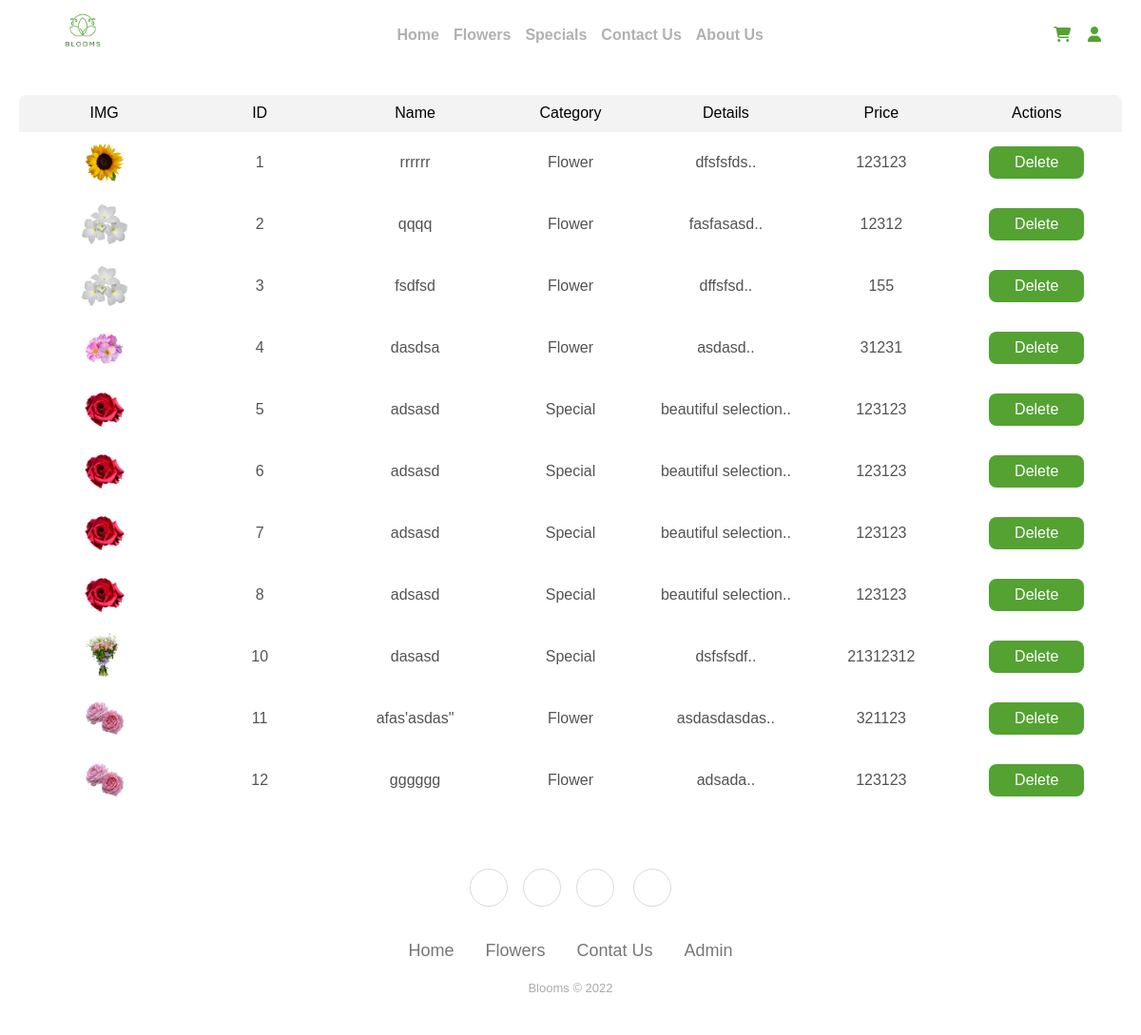
The page /AllProducts.php on the database its author committed.
### tables this page shows
CREATE TABLE `item` (
  `ID` int(11) NOT NULL,
  `CAT` varchar(255) NOT NULL,
  `NAME` varchar(255) NOT NULL,
  `PRICE` int(11) NOT NULL,
  `IMG` varchar(255) NOT NULL,
  `DES` varchar(255) NOT NULL
);

### AllProducts.php (the view, shortened to what this page needs)
<!DOCTYPE html>
<html lang="en">
<head>
  <link rel="stylesheet" href="./CSS/AllProducts.css">
  <link rel="stylesheet" href="https://cdn.jsdelivr.net/npm/bootstrap@5.2.3/dist/css/bootstrap.min.css">
  <link rel="stylesheet" href="https://cdnjs.cloudflare.com/ajax/libs/font-awesome/6.2.1/css/all.min.css">
  <link rel="stylesheet" href="https://cdnjs.cloudflare.com/ajax/libs/ionicons/2.0.1/css/ionicons.min.css">
</head>
<body>
  <?php include './Components/Header.php';
  include 'Config.php';
  $select = mysqli_query($conn, "SELECT * FROM item ");
  ?>
  <table>
    <thead>
      <tr>
        <th class="first">IMG</th>
        <th class="first">ID</th>
        <th class="second">Name</th>
        <th class="third">Category</th>
        <th class="fourth">Details</th>
        <th class="fifth">Price</th>
        <th class="fifth">Actions</th>
      </tr>
    </thead>
    <tbody>
      <?php while ($row = mysqli_fetch_assoc($select)) { ?>
        <tr>
          <td class="first"><?php echo "<img src='./uploaded_img/{$row['IMG']}' width='50'>" ?></td>
          <td class="second"><?php echo $row['ID']; ?></td>
          <td class="third"><?php echo $row['NAME']; ?></td>
          <td class="third"><?php echo $row['CAT']; ?></td>
          <td class="fifth"><?php echo substr($row['DES'], 0, 20); ?>..</td>
          <td class="fourth"><?php echo $row['PRICE']; ?></td>
          <td class="fourth">
            <form method="post">
              <input type="submit" class="btn-delete" value="Delete" >
            </form>
          </td>
        </tr>
      <?php } ?>
    </tbody>
  </table>
  <?php include './Components/Footer.php'; ?>
</body>
</html>

### CSS/AllProducts.css (style rules this page uses)
* { margin: 0; padding: 0; box-sizing: border-box; font-family: 'Oswald', sans-serif; font-weight: normal; }
:root { --main-color: #54A232; --text-color: #9e9c9c; }
body { font-family: sans-serif; font-size: 14px; accent-color: #54A232; font-family: 'Inter', sans-serif; }
table { grid-column: 2 / 3; display: flex; flex-direction: column; margin: 20px; table-layout: fixed; }
thead { background-color: #f3f3f3; border-radius: 8px 8px 0px 0px; }
thead>tr { border-radius: 8px 8px 0px 0px; font-weight: bold; color: black; }
tr { display: flex; align-items: center; justify-content: space-between; padding: 8px; border: 1px solid #e1e1e1; margin-top: -1px; color: #535353; text-align: center; }
td, th { width: 20%; }
.first { text-align: center; }
.second { text-align: center; }
.third { text-align: center; }
.fourth { text-align: center; }
.fifth { text-align: center; }
input[type="submit"] { background-color: #54A232; border: none; width: 100px; padding-top: 5px; padding-bottom: 5px; border-radius: 8px; color: white; }

### Components/Header.php (style rules this page uses)
:root { --main-color: #54A232; --text-color: #9e9c9c; }

### Components/Footer.php (style rules this page uses)
:root { --main-color: #54A232; --text-color: #9e9c9c; }

### rows shown on the page
item: IMG (picture), ID "1", NAME "rrrrrr", CAT "Flower", DES "dfsfsfds", PRICE "123123"
item: IMG (picture), ID "2", NAME "qqqq", CAT "Flower", DES "fasfasasd", PRICE "12312"
item: IMG (picture), ID "3", NAME "fsdfsd", CAT "Flower", DES "dffsfsd", PRICE "155"
item: IMG (picture), ID "4", NAME "dasdsa", CAT "Flower", DES "asdasd", PRICE "31231"
item: IMG (picture), ID "5", NAME "adsasd", CAT "Special", DES "beautiful selection", PRICE "123123"
item: IMG (picture), ID "6", NAME "adsasd", CAT "Special", DES "beautiful selection", PRICE "123123"
item: IMG (picture), ID "7", NAME "adsasd", CAT "Special", DES "beautiful selection", PRICE "123123"
item: IMG (picture), ID "8", NAME "adsasd", CAT "Special", DES "beautiful selection", PRICE "123123"
item: IMG (picture), ID "10", NAME "dasasd", CAT "Special", DES "dsfsfsdf", PRICE "21312312"
item: IMG (picture), ID "11", NAME "afas'asdas\"", CAT "Flower", DES "asdasdasdas", PRICE "321123"
item: IMG (picture), ID "12", NAME "gggggg", CAT "Flower", DES "adsada", PRICE "123123"
